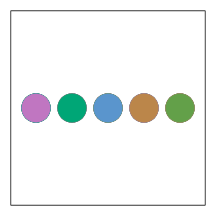

The script that saved this image:

library(gridSVG)
library(grid)

luminance <- 60
chroma <- 60

t <- seq(0, 2*pi, length.out=361)[-361]
x <- unit(.5, "npc") + unit(cos(t), "in")
y <- unit(.5, "npc") + unit(sin(t), "in")

elementName <- function(stem, col) {
    paste0(stem, col)
}

generate <- function(nstim) {
    ## Sample from separate regions then reorder columns
    hues <- t(apply(apply(matrix(1:360, ncol=nstim), 2,
                          function(col) sample(col, 10)), 1,
                    function(row) sample(row, length(row))))

    cols <- hcl(hues, chroma, luminance)

    pdf(width=3, height=3)

    grid.newpage()

    grid.rect(width=.9, height=.9)
    
    ## Stimuli
    if (nstim == 1) {
        stimX <- rep(.5, 10)
        stimY <- rep(.5, 10)
    } else {
        stimX <- rep(1:nstim/(nstim + 1), each=10)
        stimY <- rep(.5, nstim*10)
        ## stimT <- seq(0, 2*pi, length.out=(nstim + 1))[-(nstim + 1)] + pi/2
        ## stimX <- rep(.5 + .2*cos(stimT), each=10)
        ## stimY <- rep(.5 + .2*sin(stimT), each=10)
    }
    for (i in seq_along(cols)) {
        grid.circle(x=stimX[i], y=stimY[i], r=unit(5, "mm"),
                    gp=gpar(col=cols[i], fill=cols[i]),
                    name=elementName("stimulus-", hues[i]))
    }

    ## Match
    ## Draw segments from centre ...
    grid.segments(.5, .5, x, y,
                  gp=gpar(col=hcl(t/pi*180, chroma, luminance), lwd=3),
                  name="match")
    ## ... but obscure centre with circle
    ## (which also will intercept click events (when visible)
    grid.circle(r=unit(1, "in") - unit(10, "mm"),
                gp=gpar(col="white", fill="white"),
                name="mask")
    ## Circles to show match
    for (i in seq_along(x)) {
        grid.circle(x[i], y[i], r=unit(1, "mm"),
                    gp=gpar(fill=NA),
                    name=elementName("matchMark-", i))
    }
    ## Circles to show stimuli
    for (i in seq_along(cols)) {
        grid.circle(x[hues[i]], y[hues[i]], r=unit(1, "mm"),
                    gp=gpar(fill="black"),
                    name=elementName("stimMark-", hues[i]))
    }

    ## Result message
    grid.text("Error = 00.0", y=.5, name="error")

    ## Play again
    paText <- textGrob("play again", gp=gpar(col="white"), name="play-again-text")
    paRect <- roundrectGrob(width=grobWidth(paText) + unit(4, "mm"),
                            height=grobHeight(paText) + unit(4, "mm"),
                            gp=gpar(col="#333", fill="#333"))
    paTree <- grobTree(paRect, paText, 
                       vp=viewport(y=.05),
                       name="play-again")
    grid.draw(paTree)

    ## Starting visibility and onclicks
    grid.garnish("nstim", visibility="hidden")
    for (i in seq_along(cols)) {
        grid.garnish(elementName("stimulus-", hues[i]),
                     onclick=paste0("memory", nstim,
                                    "state.phaseTwo(this)"),
                     class="stimulus")
    }
    grid.garnish("match",
                 onclick=rep(paste0("memory", nstim, "state.phaseThree(this)"),
                             360),
                 group=FALSE)
    grid.garnish("match", visibility="hidden")
    grid.garnish("mask", visibility="hidden")
    for (i in seq_along(x)) {
        grid.garnish(elementName("matchMark-", i),
                     visibility="hidden", class="matchMark")
    }
    for (i in seq_along(cols)) {
        grid.garnish(elementName("stimMark-", hues[i]),
                     visibility="hidden", class="stimMark")
    }
    grid.garnish("error", visibility="hidden")
    grid.garnish("play-again", visibility="hidden",
                 onclick=paste0("memory", nstim, "state.phaseOne()"))
    grid.garnish("play-again-text", "pointer-events"="none")

    ## For debugging
    grid.export("memory.svg", prefix=paste0("memory", nstim), xmldecl=NULL)
    writeLines(c(readLines("memory.svg", warn=FALSE),
                 "<script>",
                 paste0("memory", nstim, "state = ("),
                        readLines("memory.js"),
                        paste0(")(", nstim, ");"),
                 "</script>"),
               paste0("memory-", nstim, ".html"))

    ## Just SVG file
    grid.script(paste(c(paste0("memory", nstim, "state = ("),
                        readLines("memory.js"),
                        paste0(")(", nstim, ");")),
                      collapse="\n"))
    grid.export(paste0("memory-", nstim, ".svg"),
                prefix=paste0("memory", nstim),
                xmldecl=NULL)
}

cat("memory-1 ...\n")
generate(1)
cat("memory-3 ...\n")
generate(3)
cat("memory-5 ...\n")
generate(5)
